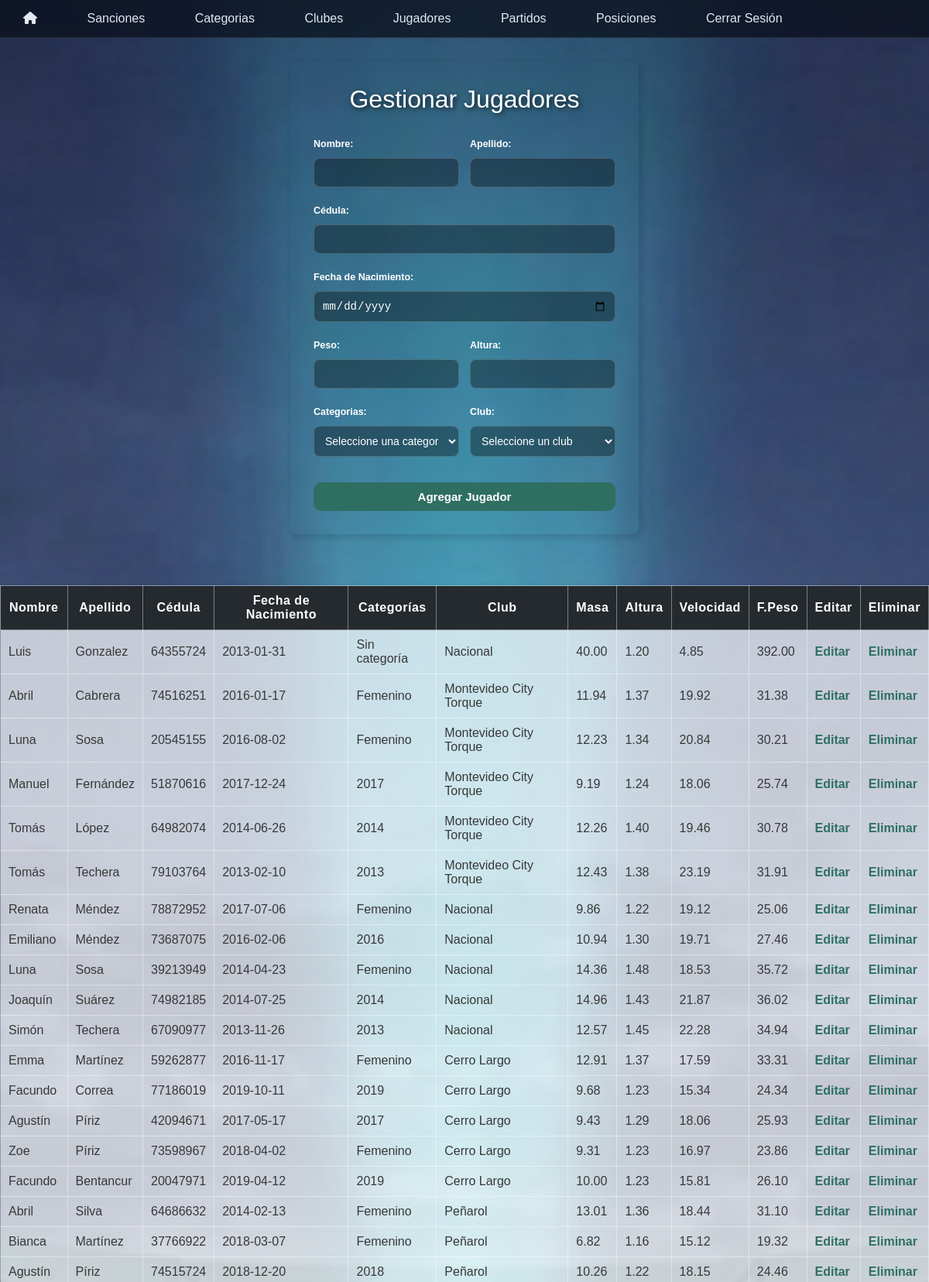
/jugadores/gestionarJugadores.php (signed in, upper part), run on the app's committed database.
### tables this page shows
CREATE TABLE `jugadores` (
  `id` int(11) NOT NULL,
  `nombre` varchar(45) DEFAULT NULL,
  `apellido` varchar(45) DEFAULT NULL,
  `cedula` varchar(45) NOT NULL,
  `fecha_nacimiento` date DEFAULT NULL,
  `id_club` int(11) DEFAULT NULL,
  `id_categoria` varchar(45) DEFAULT NULL,
  `masa` decimal(5,2) DEFAULT NULL,
  `altura` decimal(4,2) DEFAULT NULL,
  `peso` decimal(10,2) DEFAULT NULL,
  `velocidad` decimal(5,2) DEFAULT NULL
);

CREATE TABLE `club` (
  `id` int(11) NOT NULL,
  `nombre` varchar(100) NOT NULL,
  `logo` varchar(255) DEFAULT NULL,
  `activo` tinyint(1) NOT NULL DEFAULT 1
);

CREATE TABLE `categorias` (
  `id` int(11) NOT NULL,
  `año` varchar(45) NOT NULL,
  `cantidad_jugadores` int(11) NOT NULL DEFAULT 0
);

### jugadores/listarJugadores.php (the view, shortened to what this page needs)
<?php
require_once __DIR__ . "/../conexion.php";
$sql = "SELECT jugadores.*, categorias.año, club.nombre AS nombre_club
        FROM jugadores
        LEFT JOIN categorias ON jugadores.id_categoria = categorias.id
        LEFT JOIN club ON jugadores.id_club = club.id";
$resultado = mysqli_query($conn, $sql);
?>
<br><br>
<div class="Tabla">
<table class="tablaJugadores" border="1">
    <tr>
        <th>Nombre</th>
        <th>Apellido</th>
        <th>Cédula</th>
        <th>Fecha de Nacimiento</th>
        <th>Categorías</th>
        <th>Club</th>
        <th>Masa</th>
        <th>Altura</th>
        <th>Velocidad</th>
        <th>F.Peso</th>
        <th>Editar</th>
        <th>Eliminar</th>
    </tr>
    <?php
    while ($fila = mysqli_fetch_assoc($resultado)) {
        echo "<tr>";
        echo "<td>" . htmlspecialchars($fila["nombre"]) . "</td>";
        echo "<td>" . htmlspecialchars($fila["apellido"]) . "</td>";
        echo "<td>" . htmlspecialchars($fila["cedula"]) . "</td>";
        echo "<td>" . $fila["fecha_nacimiento"] . "</td>";
        echo "<td>" . ($fila["año"] ? htmlspecialchars($fila["año"]) : "Sin categoría") . "</td>";
        echo "<td>" . ($fila["nombre_club"] ? htmlspecialchars($fila["nombre_club"]) : "Sin club") . "</td>";
        echo "<td>" . $fila["masa"] . "</td>";
        echo "<td>" . $fila["altura"] . "</td>";
        echo "<td>" . $fila["velocidad"] . "</td>";
        echo "<td>" . $fila["peso"] . "</td>";
        echo "<td><a href='editarJugador.php?id=" . $fila["id"] . "'>Editar</a></td>";
        echo "<td><a href='eliminarJugador.php?id=" . $fila["id"] . "' onclick=\"return confirm('¿Eliminar este jugador?')\">Eliminar</a></td>";
        echo "</tr>";
    }
    ?>
</table>
</div>

### jugadores/jugadores.css (style rules this page uses)
* { box-sizing: border-box; }
body { margin:0; font-family:Arial, Helvetica, sans-serif; background-image:url("../imagenes/BG.png"); background-size:cover; background-position:center; background-attachment:fixed; }
.Tabla { display:flex; width:fit-content; margin:30px auto 0; border-radius:8px; box-shadow:3px 3px 6px 3px rgba(0,0,0,0.1); margin-bottom:30px; }
.tablaJugadores { border-collapse:collapse; }
.tablaJugadores th, .tablaJugadores td { border:1px solid rgba(255,255,255,0.4); padding:10px; }
.tablaJugadores th { background:#252A2E; color:white; font-weight:700; letter-spacing:.5px; }
.tablaJugadores td { background:rgba(255,255,255,0.7); color:#383838; }
.tablaJugadores a { text-decoration:none; color:#2F6F62; font-weight:bold; }

### data on the page
jugadores: nombre "Luis", apellido "Gonzalez", cedula "64355724", fecha_nacimiento "2013-01-31", shows "Sin categoría", id_club.nombre "Nacional", masa "40.00", altura "1.20", velocidad "4.85", peso "392.00"
jugadores: nombre "Abril", apellido "Cabrera", cedula "74516251", fecha_nacimiento "2016-01-17", id_categoria.año "Femenino", id_club.nombre "Montevideo City Torque", masa "11.94", altura "1.37", velocidad "19.92", peso "31.38"
jugadores: nombre "Luna", apellido "Sosa", cedula "20545155", fecha_nacimiento "2016-08-02", id_categoria.año "Femenino", id_club.nombre "Montevideo City Torque", masa "12.23", altura "1.34", velocidad "20.84", peso "30.21"
jugadores: nombre "Manuel", apellido "Fernández", cedula "51870616", fecha_nacimiento "2017-12-24", id_categoria.año "2017", id_club.nombre "Montevideo City Torque", masa "9.19", altura "1.24", velocidad "18.06", peso "25.74"
jugadores: nombre "Tomás", apellido "López", cedula "64982074", fecha_nacimiento "2014-06-26", id_categoria.año "2014", id_club.nombre "Montevideo City Torque", masa "12.26", altura "1.40", velocidad "19.46", peso "30.78"
jugadores: nombre "Tomás", apellido "Techera", cedula "79103764", fecha_nacimiento "2013-02-10", id_categoria.año "2013", id_club.nombre "Montevideo City Torque", masa "12.43", altura "1.38", velocidad "23.19", peso "31.91"
jugadores: nombre "Renata", apellido "Méndez", cedula "78872952", fecha_nacimiento "2017-07-06", id_categoria.año "Femenino", id_club.nombre "Nacional", masa "9.86", altura "1.22", velocidad "19.12", peso "25.06"
jugadores: nombre "Emiliano", apellido "Méndez", cedula "73687075", fecha_nacimiento "2016-02-06", id_categoria.año "2016", id_club.nombre "Nacional", masa "10.94", altura "1.30", velocidad "19.71", peso "27.46"
jugadores: nombre "Luna", apellido "Sosa", cedula "39213949", fecha_nacimiento "2014-04-23", id_categoria.año "Femenino", id_club.nombre "Nacional", masa "14.36", altura "1.48", velocidad "18.53", peso "35.72"
jugadores: nombre "Joaquín", apellido "Suárez", cedula "74982185", fecha_nacimiento "2014-07-25", id_categoria.año "2014", id_club.nombre "Nacional", masa "14.96", altura "1.43", velocidad "21.87", peso "36.02"
jugadores: nombre "Simón", apellido "Techera", cedula "67090977", fecha_nacimiento "2013-11-26", id_categoria.año "2013", id_club.nombre "Nacional", masa "12.57", altura "1.45", velocidad "22.28", peso "34.94"
jugadores: nombre "Emma", apellido "Martínez", cedula "59262877", fecha_nacimiento "2016-11-17", id_categoria.año "Femenino", id_club.nombre "Cerro Largo", masa "12.91", altura "1.37", velocidad "17.59", peso "33.31"
jugadores: nombre "Facundo", apellido "Correa", cedula "77186019", fecha_nacimiento "2019-10-11", id_categoria.año "2019", id_club.nombre "Cerro Largo", masa "9.68", altura "1.23", velocidad "15.34", peso "24.34"
jugadores: nombre "Agustín", apellido "Píriz", cedula "42094671", fecha_nacimiento "2017-05-17", id_categoria.año "2017", id_club.nombre "Cerro Largo", masa "9.43", altura "1.29", velocidad "18.06", peso "25.93"
jugadores: nombre "Zoe", apellido "Píriz", cedula "73598967", fecha_nacimiento "2018-04-02", id_categoria.año "Femenino", id_club.nombre "Cerro Largo", masa "9.31", altura "1.23", velocidad "16.97", peso "23.86"
jugadores: nombre "Facundo", apellido "Bentancur", cedula "20047971", fecha_nacimiento "2019-04-12", id_categoria.año "2019", id_club.nombre "Cerro Largo", masa "10.00", altura "1.23", velocidad "15.81", peso "26.10"
jugadores: nombre "Abril", apellido "Silva", cedula "64686632", fecha_nacimiento "2014-02-13", id_categoria.año "Femenino", id_club.nombre "Peñarol", masa "13.01", altura "1.36", velocidad "18.44", peso "31.10"
jugadores: nombre "Bianca", apellido "Martínez", cedula "37766922", fecha_nacimiento "2018-03-07", id_categoria.año "Femenino", id_club.nombre "Peñarol", masa "6.82", altura "1.16", velocidad "15.12", peso "19.32"
jugadores: nombre "Agustín", apellido "Píriz", cedula "74515724", fecha_nacimiento "2018-12-20", id_categoria.año "2018", id_club.nombre "Peñarol", masa "10.26", altura "1.22", velocidad "18.15", peso "24.46"
